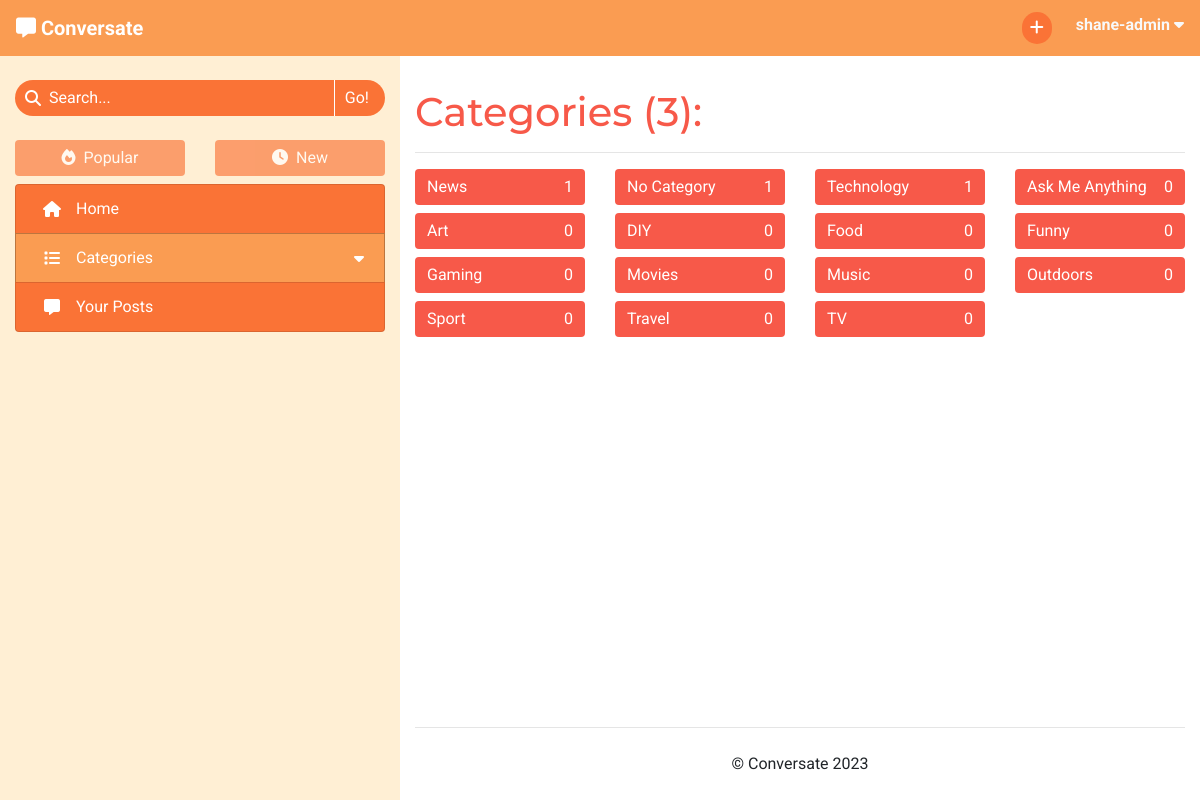
The app's page /categories/browse (signed in) with its own data.
### forum/models.py (models this page shows, shortened)
class Category(models.Model):
    name = models.CharField(max_length=30, unique=True)
    slug = models.SlugField(max_length=30, unique=True)
    icon = models.CharField(max_length=30, default="fa-tag")
    def number_of_posts(self):
        return self.tagged_posts.count()

### forum/views.py (the view)
# urls.py: path('categories/browse', views.BrowseCategories.as_view(),
class BrowseCategories(View):
    def get(self, request):
        if not request.user.is_authenticated:
            return redirect('/accounts/login')
        categories = Category.objects \
                             .annotate(num_posts=Count('tagged_posts')) \
                             .order_by('-num_posts')
        context = get_category_list_context(request, categories)
        context['selected_tab'] = 'Browse Categories'
        return render(
            request,
            'category_list.html',
            context,
        )

### forum/core/categories.py (called while the page is built)
def get_top_categories(limit=CATEGORY_COLLAPSIBLE_LIMIT):
    categories = list(Category.objects
                      .annotate(num_posts=Count('tagged_posts'))
                      .filter(num_posts__gt=0)
                      .order_by('-num_posts'))
    num_categories = len(categories)
    category_none = Category.objects.get(slug='none')
    if category_none in categories:
        categories.remove(category_none)
    return {
        'num_categories': num_categories,
        'top_categories': categories[:limit],
        'has_more_categories': (len(categories) > limit)
    }

### forum/core/content.py (called while the page is built)
def get_base_context(request):
    context = get_top_categories()
    context['disable_sort'] = True
    return context

def get_category_list_context(request, category_list):
    context = get_base_context(request)
    context['item_list'] = category_list
    context.update(get_paginated_items(request, category_list,
                                       CATEGORIES_PER_PAGE))
    return context

### forum/core/pagination.py (called while the page is built)
def get_paginated_items(request, object_list, items_per_page):
    p = Paginator(object_list, items_per_page)
    page = request.GET.get('page')
    current_items = p.get_page(page)
    pagination_context = {
        'item_list': current_items,
        'page': page
    }
    if page is None:
        page = 1
    if p.num_pages > NUM_PAGES:
        pagination_context.update(get_page_range(
            int(page),
            p.num_pages
        ))
    else:
        pagination_context['page_range'] = p.page_range
    return pagination_context

### templates/category_list.html (shortened to what this page needs)
{% extends "base.html" %}
{% block content %}
<h1>Categories ({{ num_categories }}):</h1>
<hr>
<div class="row">
    {% for category in item_list %}
        <div class="col-sm-6 col-lg-3 mb-2">
            <a class="btn btn-block d-flex align-items-center justify-content-between"
                href="{% url 'categories' category.slug %}">
                <span>{{ category.name }}</span>
                <span>{{ category.number_of_posts }}</span>
            </a>
        </div>
    {% endfor %}
</div>
{% endblock content %}

### templates/base.html (shortened to what this page needs)
{% load static %}
<!DOCTYPE html>
<html lang="en">
<head>
    <link rel="stylesheet" href="https://cdn.jsdelivr.net/npm/bootstrap@4.6.2/dist/css/bootstrap.min.css"
>
    <link rel="stylesheet" href="{% static 'css/style.css' %}" type="text/css">
</head>
<body id="main-page">
    <header class="navbar navbar-expand-sm navbar-dark">
        <div>
            <a class="navbar-brand" href="{% url 'home' %}" aria-label="Go to the home page">
                <i class="fa-solid fa-message"></i>
                <strong>Conversate</strong>
            </a>
        </div>
            <ul class="nav justify-content-end">
                {% if user.is_authenticated %}
                    <li class="nav mr-2 mr-lg-4">
                        <a class="nav-icon" href="{% url 'new_post' %}">
                            <i class="fa-solid fa-plus"></i>
                        </a>
                    </li>
                    <li class="nav dropdown">
                        <span class="text-light d-none d-md-inline" data-toggle="dropdown" role="button"
                            aria-expanded="false" aria-label="User Information">
                            <strong class="align-middle">{{ user.username }}
                                <i class="fa-solid fa-caret-down"></i>
                            </strong>
                        </span>
                    </li>
                {% else %}
                    <li class="nav">
                        <a href="{% url 'account_login' %}" class="btn">Log In</a>
                    </li>
                {% endif %}
            </ul>
        </header>
    <div>
        <div class="container-fluid">
            <div class="row">
                <nav class="d-none d-md-block col-4">
                    <form action="{% url 'search_post' %}" method="GET" autocomplete="off">
                        <div class="search-bar mt-4" role="button" data-toggle="popover"
                            data-placement="bottom">
                            <div class="center-to-container">
                                <i class="fa-solid fa-magnifying-glass"></i>
                            </div>
                            <input type="text" id="search-input" name="search_query"
                                {% if search_result %} value="{{ search_result }}"{% endif %} placeholder="Search..." required>
                            <input type="submit" class="side-nav-btn" value="Go!">
                        </div>
                    </form>
                    <div class="container-fluid px-0 mt-4 mb-2">
                        <div class="row">
                            {% with request.path|add:"?"|add:request.GET.urlencode as current_path %}
                            <div class="col-6">
                                {% if disable_sort %}
                                    <div>
                                {% elif request.GET.urlencode %}
                                    <a href="{% url 'sort_posts' 0 current_path %}" class="anchor-no-style">
                                {% else %}
                                    <a href="{% url 'sort_posts' 0 request.path %}" class="anchor-no-style">
                                {% endif %}
                                    <div class="btn btn-block side-nav-btn
                                        {% if disable_sort %} disabled{% elif not user.profile.sort_by_new %} active{% endif %}">
                                        <i class="fa-solid fa-fire mr-lg-1"></i>
                                        Popular
                                    </div>
                                {% if disable_sort %}
                                    </div>
                                {% else %}
                                    </a>
                                {% endif %}
                            </div>
                            <div class="col-6">
                                {% if disable_sort %}
                                    <div>
                                {% elif request.GET.urlencode %}
                                    <a href="{% url 'sort_posts' 1 current_path %}" class="anchor-no-style">
                                {% else %}
                                    <a href="{% url 'sort_posts' 1 request.path %}" class="anchor-no-style">
                                {% endif %}
                                    <div class="btn btn-block side-nav-btn
                                        {% if disable_sort %} disabled{% elif user.profile.sort_by_new %} active{% endif %}">
                                        <i class="fa-solid fa-clock mr-lg-1"></i>
                                        New
                                    </div>
                                {% if disable_sort %}
                                    </div>
                                {% else %}
                                    </a>
                                {% endif %}
                            </div>
                            {% endwith %}
                        </div>
                    </div>
                    <div class="list-group side-nav">
                        <a class="list-group-item list-group-item-action side-nav-btn
                            {% if selected_tab == 'Home' %} active{% endif %}" href="{% url 'home' %}">
                            <i class="fa-solid fa-house center-to-container"></i>
                            <span class="d-inline-block ml-lg-2">Home</span>
                        </a>
                        <a id="category-collapse" class="list-group-item list-group-item-action side-nav-btn clickable
                            {% if 'Categories' in selected_tab %} active{% endif %}" data-toggle="collapse"
                            href="#side-nav-categories" role="button" aria-expanded="false" aria-controls="side-nav-categories">
                            <i class="fa-solid fa-list center-to-container"></i>
                            <div class="ml-lg-2">Categories</div>
                            <i class="fa-solid fa-caret-down center-to-container"></i>
                        </a>
                        <a class="list-group-item list-group-item-action side-nav-btn clickable"
                            href="{% url 'my_posts' %}">
                            <i class="fa-solid fa-message center-to-container"></i>
                            <span class="d-inline-block ml-lg-2">Your Posts</span>
                        </a>
                    </div>
                </nav>
                <div id="main-content" class="col col-md-8">
                    <section>
                        {% block content %}
                        {% endblock content %}
                    </section>
                    <footer>
                        <hr>
                        <p class="text-center my-4">&copy; Conversate 2023</p>
                    </footer>
                </div>
            </div>
        </div>
    </div>
</body>
</html>

### static/css/style.css (style rules this page uses)
* { font-family: 'Roboto', sans-serif; }
h1, h2, h3 { font-family: 'Montserrat', sans-serif; }
.clickable { cursor: pointer; }
a, h1, h2, h3 { color: #f75949; }
.btn { background-color: #f75949; border: none; color: white; }
.center-to-container { display: flex; align-items: center; justify-content: center; }
.navbar { background-color: #FA9C52; display: grid; grid-template-columns: 1fr 1fr; grid-template-rows: 1fr; }
.nav-icon { color: white; background-color: #FA7336; border: none; border-radius: 32px; width: 30px; padding: 4px; text-align: center; }
.side-nav-btn, .side-nav-btn:focus { color: white; background-color: #FA7336; transition: color .15s ease-in-out, background-color .15s ease-in-out, border-color .15s ease-in-out, box-shadow .15s ease-in-out; }
.list-group-item-action { display: grid; grid-template-columns: 32px 1fr auto; grid-template-rows: 1fr; }
.side-nav-btn.active { background-color: #FA9C52; border: 1px solid rgba(0, 0, 0, 0.25); }
#category-collapse { border-bottom: none; }
.search-bar { border-radius: 32px; width: 100%; background-color: #FA7336; color: white; display: grid; grid-template-columns: auto 1fr auto; grid-template-rows: 1fr; overflow: hidden; }
.search-bar i { padding-left: 10px; }
#search-input, #search-input::placeholder { margin-left: 8px; padding: 6px 0; border: none; outline: none; display: inline-block; min-width: 0; background-color: #FA7336; color: white; }
.search-bar input[type=submit] { background: none; border: none; border-left: 1px solid white; padding: 4px 16px 4px 10px; color: white; }
#main-page { background-color: #FFEFD4; }
#main-content { background-color: white; padding-top: 32px; height: calc(100vh - 56px); overflow-y: auto; display: grid; grid-template-columns: 1fr; grid-template-rows: 1fr auto; }

### records on screen
Category: name "News", number_of_posts "1"
Category: name "No Category", number_of_posts "1"
Category: name "Technology", number_of_posts "1"
Category: name "Ask Me Anything", number_of_posts "0"
Category: name "Art", number_of_posts "0"
Category: name "DIY", number_of_posts "0"
Category: name "Food", number_of_posts "0"
Category: name "Funny", number_of_posts "0"
Category: name "Gaming", number_of_posts "0"
Category: name "Movies", number_of_posts "0"
Category: name "Music", number_of_posts "0"
Category: name "Outdoors", number_of_posts "0"
Category: name "Sport", number_of_posts "0"
Category: name "Travel", number_of_posts "0"
Category: name "TV", number_of_posts "0"

### other values on screen
{{ user.username }} "shane-admin"
{{ num_categories }} "3"
